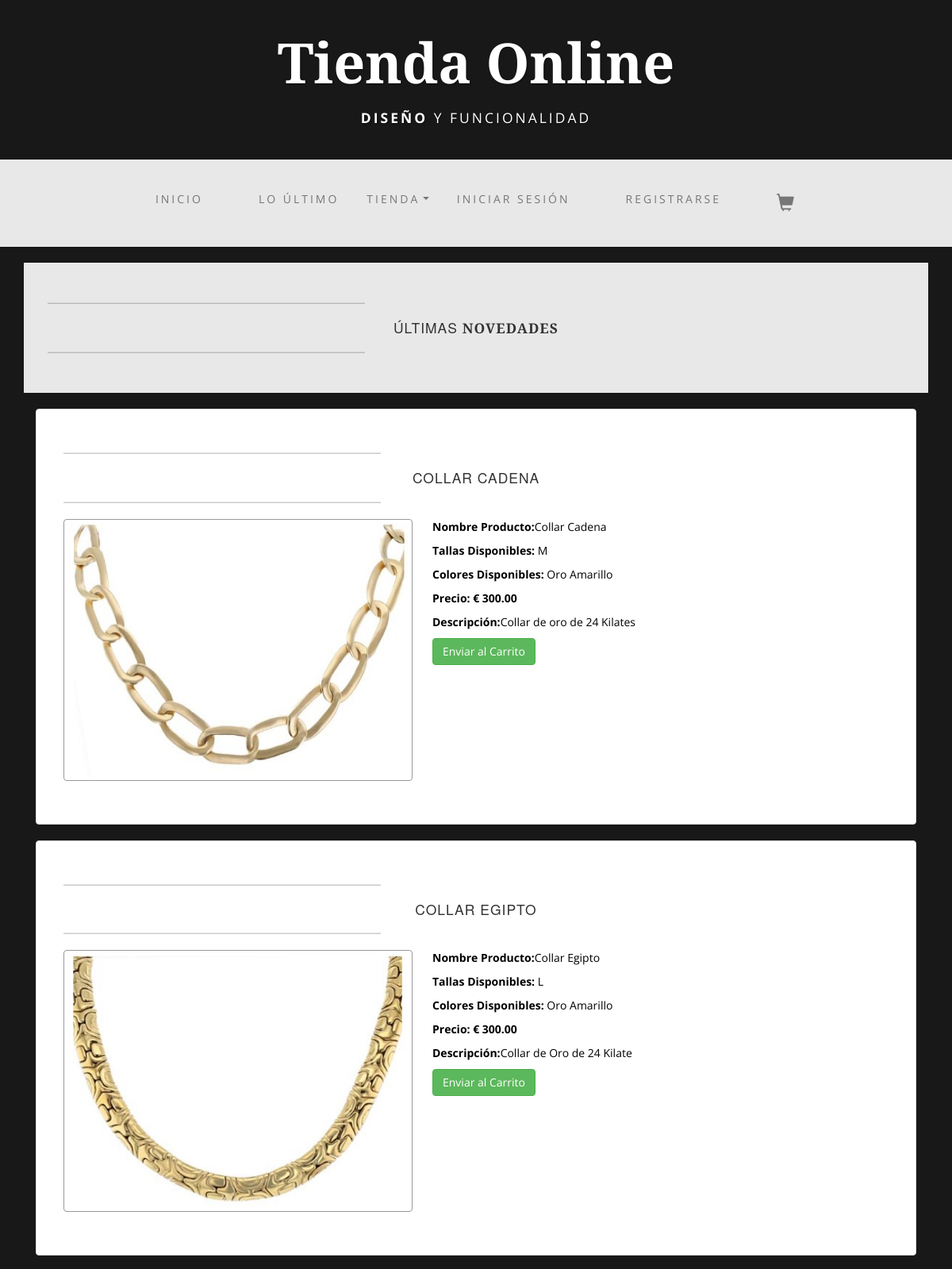
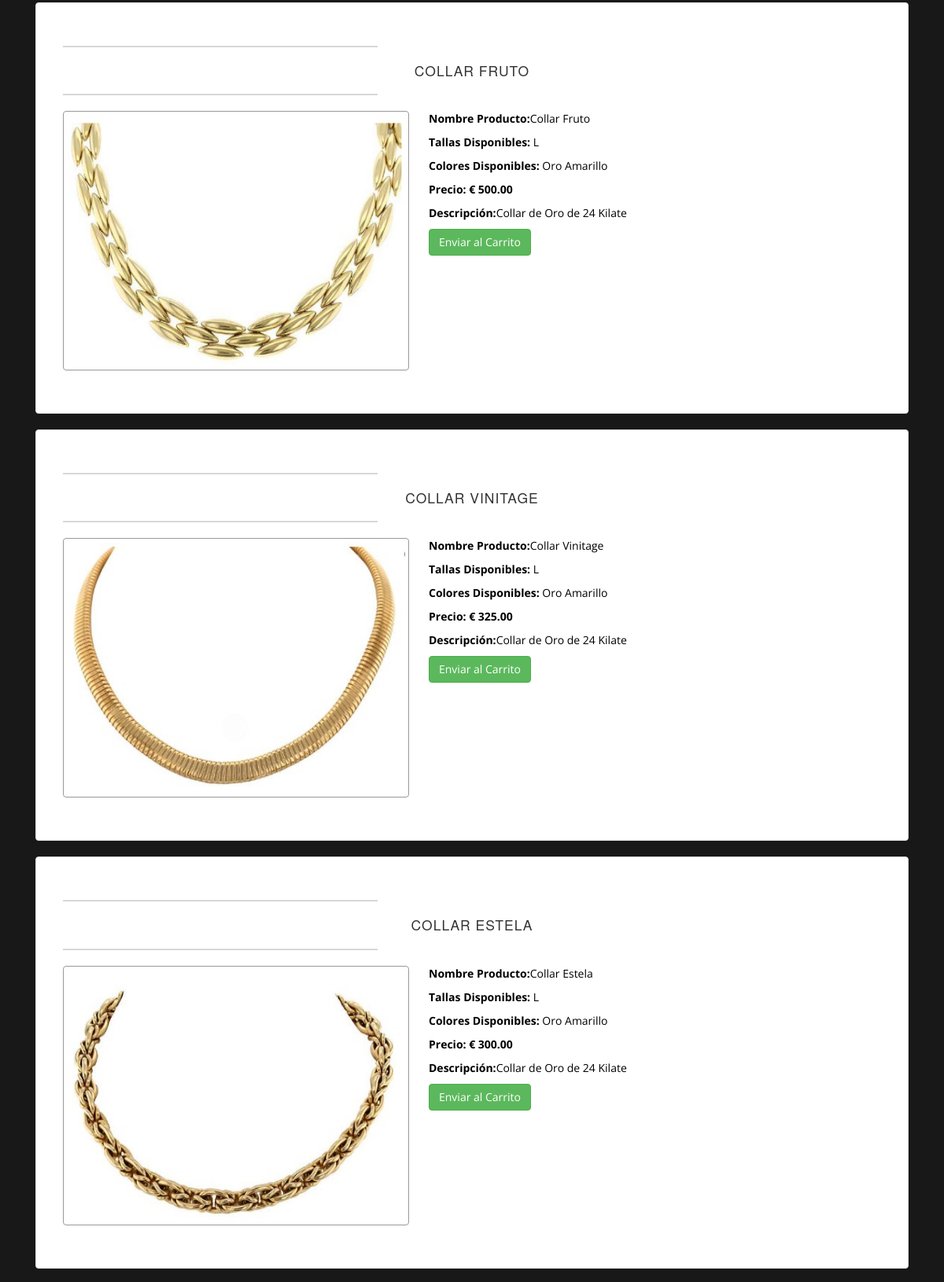
Page /tienda/novedades.php (upper part) on the committed database (2 pictures, top to bottom).
### tables this page shows
CREATE TABLE `producto` (
  `producto_id` int(11) NOT NULL,
  `producto_nombre` varchar(70) NOT NULL,
  `categoria_id` int(11) NOT NULL,
  `producto_talla` varchar(30) NOT NULL,
  `producto_color` varchar(30) DEFAULT NULL,
  `producto_precio` float(10,2) NOT NULL,
  `producto_cantidad` int(11) NOT NULL,
  `producto_sold` int(7) NOT NULL,
  `producto_stock` int(25) NOT NULL,
  `producto_descripcion` varchar(500) NOT NULL,
  `producto_foto` varchar(500) NOT NULL,
  `usuario_id` int(10) NOT NULL,
  `created` datetime DEFAULT current_timestamp()
);

### tienda/novedades.php (the view, shortened to what this page needs)
<?php
include('..\inc\header.php');
include('..\inc\container.php');
include('..\inc\menu.php');
require_once "..\conexion.php";
?>
<div class="container">
    <div class="row">
        <div class="box" style="border-radius:10 px;">
            <div class="col-lg-12">
            <hr>
			<h2 class="intro-text text-center">Últimas <strong> Novedades</strong></h2>
			<hr>
            </div><br></br>
        </div>
    </div>
      <?php
        $query = $db->query("SELECT * FROM producto ORDER BY producto_id DESC LIMIT 10");
        if ($query->num_rows > 0) {
            while ($row = $query->fetch_assoc()) {
        ?>
        <div class="thumbnail">
            <div class="box" style="border-radius: 10px;">
               <div class="col-lg-12">
                   <hr>
                   <h2 class="intro-text text-center"><?php echo $row["producto_nombre"]; ?></h2>
                   <hr>
                   <img class="img-thumbnail img-border img-left" src="../gestion/img/producto/<?php echo $row["producto_foto"]; ?>" style="width:440px !important; height:330px !important" alt="imagen">
                       <p><strong>Nombre Producto:</strong><?php echo $row["producto_nombre"]; ?></p>
                       <p><strong>Tallas Disponibles:</strong><?php echo " " .$row["producto_talla"]; ?></p>
                       <p><strong>Colores Disponibles:</strong> <?php echo $row["producto_color"]; ?></p>
                       <p><strong>Precio: € <?php echo $row["producto_precio"]; ?></strong></p>
                       <p><strong>Descripción:</strong><?php echo $row["producto_descripcion"]; ?></p>
                       <a class="btn btn-success" href="accionCarrito.php?action=addToCart&id=<?php echo $row["producto_id"]; ?>">Enviar al Carrito</a>
                </div>
            </div>
        </div>
                          <?php }
                      } else { ?>
                          <p>Producto(s) no existe.....</p>
                      <?php } ?>
</div>

### inc/header.php (style rules this page uses)
body { background-color: #181818; }

### rows in the picture
producto: producto_nombre "COLLAR CADENA", producto_foto (picture), producto_nombre "Collar Cadena", producto_talla "M", producto_color "Oro Amarillo", producto_precio "300.00", producto_descripcion "Collar de oro de 24 Kilates"
producto: producto_nombre "COLLAR EGIPTO", producto_foto (picture), producto_nombre "Collar Egipto", producto_talla "L", producto_color "Oro Amarillo", producto_precio "300.00", producto_descripcion "Collar de Oro de 24 Kilate"
producto: producto_nombre "COLLAR FRUTO", producto_foto (picture), producto_nombre "Collar Fruto", producto_talla "L", producto_color "Oro Amarillo", producto_precio "500.00", producto_descripcion "Collar de Oro de 24 Kilate"
producto: producto_nombre "COLLAR VINITAGE", producto_foto (picture), producto_nombre "Collar Vinitage", producto_talla "L", producto_color "Oro Amarillo", producto_precio "325.00", producto_descripcion "Collar de Oro de 24 Kilate"
producto: producto_nombre "COLLAR ESTELA", producto_foto (picture), producto_nombre "Collar Estela", producto_talla "L", producto_color "Oro Amarillo", producto_precio "300.00", producto_descripcion "Collar de Oro de 24 Kilate"
